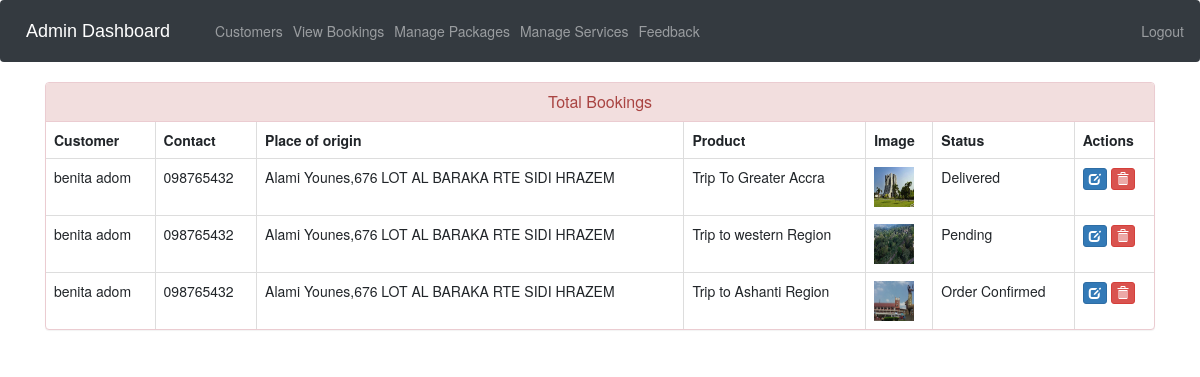
The page /admin-view-booking (signed in) on the database as committed earlier.
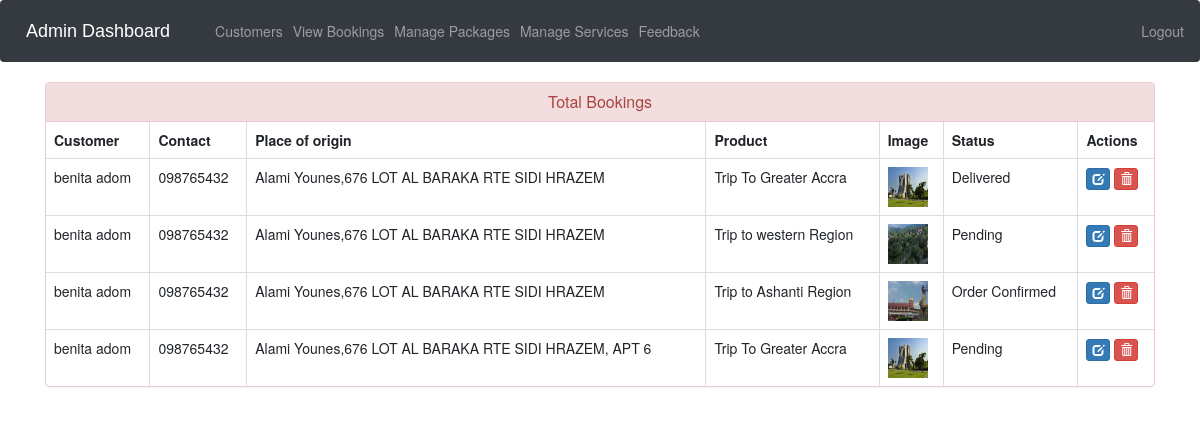
The same page on the database as committed later.
### ecom/models.py (models this page shows, shortened)
class Customer(models.Model):
    user=models.OneToOneField(User,on_delete=models.CASCADE)
    profile_pic= models.ImageField(upload_to='profile_pic/CustomerProfilePic/',null=True,blank=True)
    address = models.CharField(max_length=40)
    mobile = models.CharField(max_length=20,null=False)
    @property
    def get_name(self):
        return self.user.first_name+" "+self.user.last_name

class Orders(models.Model):
    STATUS =(
        ('Pending','Pending'),
        ('Confirmed',' Confirmed'),
        ('Tour Started','Tour Started'),
        ('Tour Ended','Tour Ended'),
    )
    customer=models.ForeignKey('Customer', on_delete=models.CASCADE,null=True)
    product=models.ForeignKey('Product',on_delete=models.CASCADE,null=True)
    email = models.CharField(max_length=50,null=True)
    address = models.CharField(max_length=500,null=True)
    mobile = models.CharField(max_length=20,null=True)
    order_date= models.DateField(auto_now_add=True,null=True)
    status=models.CharField(max_length=50,null=True,choices=STATUS)

class Product(models.Model):
    name = models.CharField(max_length=40)
    product_image = models.ImageField(upload_to='product_image/', null=True, blank=True)
    price = models.PositiveIntegerField()
    detailed_description = models.CharField(max_length=2000 ,default='Fill in ')
    short_description = models.CharField(max_length=40)

### ecom/views.py (the view)
# urls.py: path('admin-view-booking', views.admin_view_booking_view,name='admin-view-booking'),
@login_required(login_url='adminlogin')
def admin_view_booking_view(request):
    orders=models.Orders.objects.all()
    ordered_products=[]
    ordered_bys=[]
    for order in orders:
        ordered_product=models.Product.objects.all().filter(id=order.product.id)
        ordered_by=models.Customer.objects.all().filter(id = order.customer.id)
        ordered_products.append(ordered_product)
        ordered_bys.append(ordered_by)
    return render(request,'ecom/admin_view_booking.html',{'data':zip(ordered_products,ordered_bys,orders)})

### templates/ecom/admin_view_booking.html (shortened to what this page needs)
{% extends 'ecom/admin_base.html' %}
{% load static %}
{% block content %}
<head>
  <link href="//netdna.bootstrapcdn.com/bootstrap/3.0.0/css/bootstrap.min.css" rel="stylesheet" id="bootstrap-css">
</head>
<div class="container">
  <div class="panel panel-danger">
    <div class="panel-heading">
      <h6 class="panel-title">Total  Bookings</h6>
    </div>
    <table class="table table-hover table-bordered" id="dev-table">
      <thead>
        <tr>
          <th>Customer</th>
          <th>Contact</th>
          <th>Place of origin</th>
          <th>Product</th>
          <th>Image</th>
          <th>Status</th>
          <th>Actions</th>
        </tr>
      </thead>
      {% for product,customer,order in data %}
      <tr>
        {% for c in customer %}
        <td> {{c.get_name}}</td>
        <td>{{c.mobile}}</td>
        <td>{{order.address}}</td>
        {% endfor %}
        {% for p in product %}
        <td> {{p.name}}</td>
        <td> <img src="{% static p.product_image.url %}" alt="Profile Pic" height="40px" width="40px" /></td>
        <td>{{order.status}}</td>
        <td><a class="btn btn-primary btn-xs" href="{% url 'update-order' order.id  %}"><span class="glyphicon glyphicon-edit"></span></a>
        <a class="btn btn-danger btn-xs" href="{% url 'delete-order' order.id  %}"><span class="glyphicon glyphicon-trash"></span></a></td>
        {% endfor %}
      </tr>
      {% endfor %}
    </table>
  </div>
</div>
{% endblock content %}

Rows that differ between the two databases and show on the page:
added Orders: address "Alami Younes,676 LOT AL BARAKA RTE SIDI HRAZEM, APT 6", status "Pending", Customer (get_name "benita adom", mobile "098765432"), Product (name "Trip To Greater Accra", product_image (picture))
